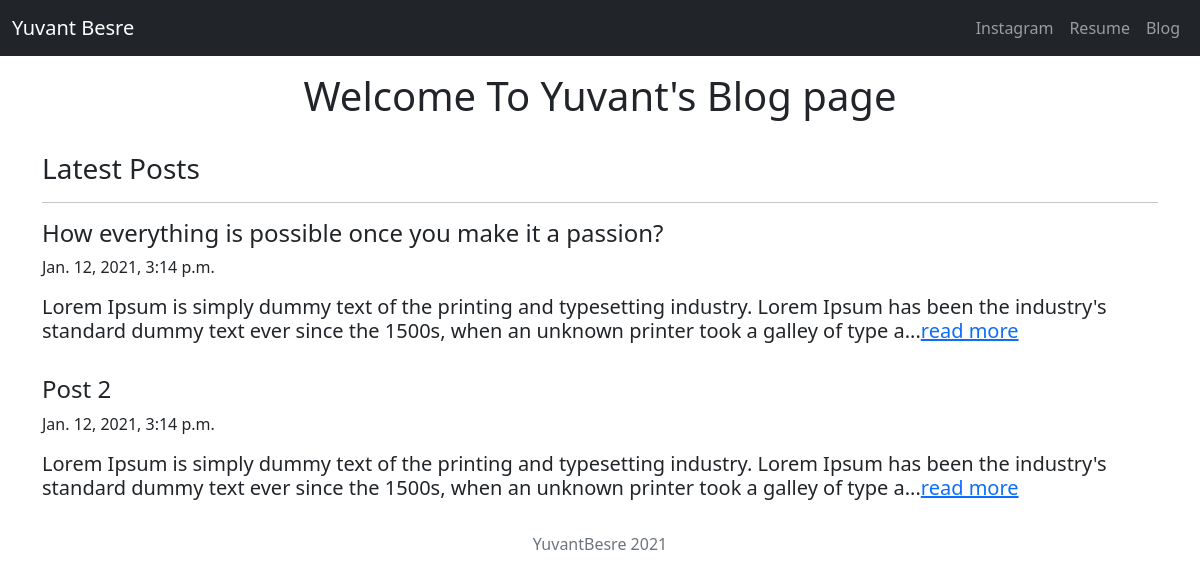
The app's page /blogs/ with its own data.
### Blogs/models.py (models this page shows, shortened)
class Blog_Post(models.Model):
    Title = models.CharField(max_length=255)
    publication_date = models.DateTimeField()
    content = models.TextField()
    Image = models.ImageField(upload_to='images/', blank=True)
    def SummaryOfBlog(self):
        return self.content[:200]

### Blogs/views.py (the view)
# urls.py: path('', views.BlogPage, name='Blog-Page'),
def BlogPage(request):
    Allblogs = Blog_Post.objects
    return render(request, 'Blogs/BlogPage.html', {'Blogs' : Allblogs})

### Blogs/templates/Blogs/BlogPage.html
<!DOCTYPE html>
{% extends 'partials.html' %}
{% block content %}
    <main role="main">
        <h1 class="text-center pt-3">Welcome To Yuvant's Blog page</h1>
        <br>
        <div class="container">
            <h3>Latest Posts</h3>
            <hr>
        </div>
        {% for blog in Blogs.all %}
        <div class="container">
            <h4> {{ blog.Title }}</h4>
            <p> {{ blog.publication_date }}</p>
            <h5> {{ blog.SummaryOfBlog }}...<a href="{% url 'full-blog' blog.id %}">read more</a></h5>
        </div>
        <br>
        {% endfor %}
    </main>
    {% endblock %}

### templates/partials.html (shortened to what this page needs)
<!DOCTYPE html>
<html lang="en">
    {% load static %}
<head>
    <link href="https://cdn.jsdelivr.net/npm/bootstrap@5.0.0-beta1/dist/css/bootstrap.min.css" rel="stylesheet"
 />
</head>
<body>
    <nav class="navbar navbar-expand-lg navbar-dark bg-dark">
        <div class="container-fluid">
            <a class="navbar-brand" href="{% url 'home' %}">Yuvant Besre</a>
            <div class="collapse navbar-collapse" id="navbarNav">
                <ul class="navbar-nav" style="margin-left: auto;">
                    <li class="nav-item">
                        <a class="nav-link" aria-current="page" href="https://www.instagram.com/yuvantbesre/" target="_blank">Instagram</a>
                    </li>
                    <li class="nav-item">
                        <a class="nav-link" href="{% static 'Resume.pdf' %}" target="_blank">Resume</a>
                    </li>
                    <li class="nav-item">
                        <a class="nav-link" href="{% url 'Blog-Page' %}">Blog</a>
                    </li>
                </ul>
            </div>
        </div>
    </nav>
    {% block content %}
    {% endblock %}
    <footer class="text-muted">
        <div class="container text-center">
            <p>YuvantBesre {% now "Y" %}</p>
        </div>
    </footer>
</body>
</html>

### records on screen
Blog_Post: Title "How everything is possible once you make it a passion?", publication_date "Jan. 12, 2021, 3:14 p.m.", SummaryOfBlog "Lorem Ipsum is simply dummy text of the printing and typesetting industry. Lorem Ipsum has been the industry's standard dummy text ever since the 1500s, when an unknown printer took a galley of type a"
Blog_Post: Title "Post 2", publication_date "Jan. 12, 2021, 3:14 p.m.", SummaryOfBlog "Lorem Ipsum is simply dummy text of the printing and typesetting industry. Lorem Ipsum has been the industry's standard dummy text ever since the 1500s, when an unknown printer took a galley of type a"
